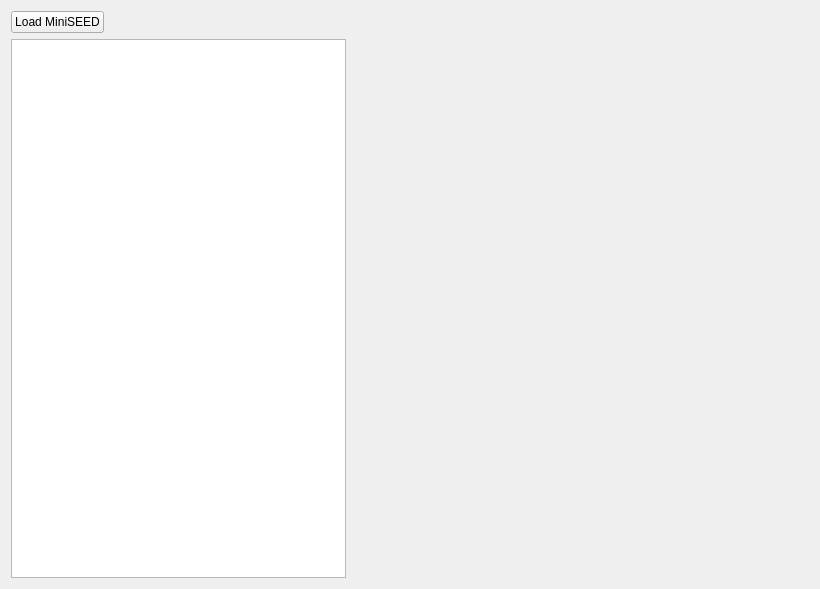
<?xml version="1.0" encoding="UTF-8"?>
<ui version="4.0">
 <class>SEEDView</class>
 <widget class="QWidget" name="SEEDView">
  <property name="geometry">
   <rect>
    <x>0</x>
    <y>0</y>
    <width>820</width>
    <height>589</height>
   </rect>
  </property>
  <property name="windowTitle">
   <string>SEEDView</string>
  </property>
  <layout class="QGridLayout" name="gridLayout">
   <item row="0" column="0">
    <layout class="QHBoxLayout" name="horizontalLayout_2">
     <item>
      <widget class="QPushButton" name="seed_load_pushButton">
       <property name="text">
        <string>Load MiniSEED</string>
       </property>
      </widget>
     </item>
     <item>
      <spacer name="horizontalSpacer">
       <property name="orientation">
        <enum>Qt::Horizontal</enum>
       </property>
       <property name="sizeHint" stdset="0">
        <size>
         <width>40</width>
         <height>20</height>
        </size>
       </property>
      </spacer>
     </item>
    </layout>
   </item>
   <item row="1" column="0">
    <layout class="QHBoxLayout" name="horizontalLayout">
     <item>
      <widget class="StationTreeWidget" name="station_view">
       <property name="sizePolicy">
        <sizepolicy hsizetype="Expanding" vsizetype="Expanding">
         <horstretch>0</horstretch>
         <verstretch>0</verstretch>
        </sizepolicy>
       </property>
       <property name="maximumSize">
        <size>
         <width>335</width>
         <height>16777215</height>
        </size>
       </property>
       <property name="horizontalScrollBarPolicy">
        <enum>Qt::ScrollBarAsNeeded</enum>
       </property>
       <property name="dragDropMode">
        <enum>QAbstractItemView::DropOnly</enum>
       </property>
       <property name="sortingEnabled">
        <bool>false</bool>
       </property>
       <property name="animated">
        <bool>false</bool>
       </property>
       <property name="headerHidden">
        <bool>true</bool>
       </property>
       <column>
        <property name="text">
         <string notr="true">1</string>
        </property>
       </column>
      </widget>
     </item>
     <item>
      <widget class="QStackedWidget" name="graph_stackedWidget">
       <property name="sizePolicy">
        <sizepolicy hsizetype="Expanding" vsizetype="Expanding">
         <horstretch>0</horstretch>
         <verstretch>0</verstretch>
        </sizepolicy>
       </property>
       <property name="currentIndex">
        <number>1</number>
       </property>
       <widget class="QWidget" name="page"/>
       <widget class="QWidget" name="page_2"/>
      </widget>
     </item>
    </layout>
   </item>
  </layout>
 </widget>
 <customwidgets>
  <customwidget>
   <class>StationTreeWidget</class>
   <extends>QTreeWidget</extends>
   <header location="global">station_tree_widget.h</header>
  </customwidget>
 </customwidgets>
 <resources/>
 <connections/>
</ui>
